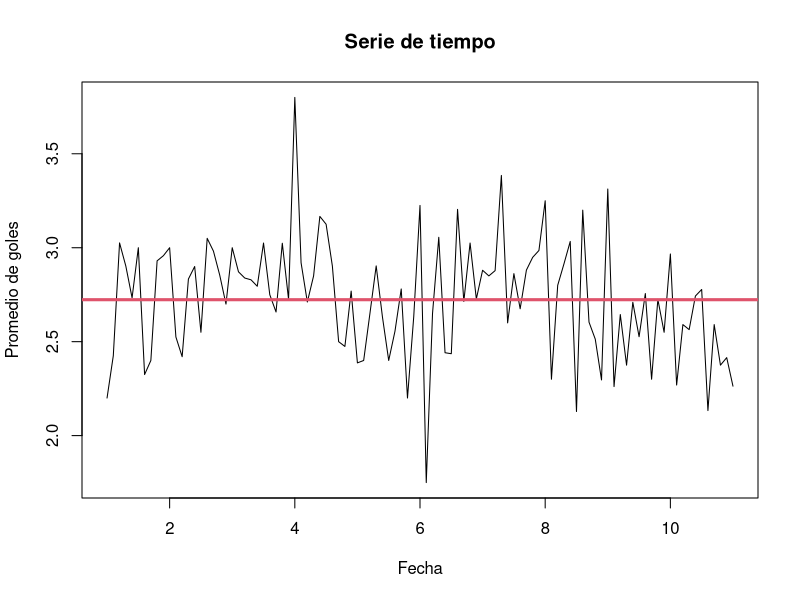

This chart was generated by the following R code:
#POSTWORK 06
install.packages('broom')
install.packages("tidyr")
install.packages("doBy")
library(dplyr)
library(tidyverse)
library(doBy)
library(tidyr)
# Importa el conjunto de datos match.data.csv a R y realiza lo siguiente:
data <- read.csv("match.data.csv")
# Agrega una nueva columna sumagoles que contenga la suma de goles por partido.
data$sumagoles <- rowSums (data[ ,c("home.score","away.score")])
head(data)
# Obtén el promedio por mes de la suma de goles.
data <- mutate(data, date = as.Date(date,"%Y-%m-%d"))
sdata2 <- group_by(data,Year = format(data$date,'%Y'),Month= format(data$date,'%m'))
agrupados <- as.data.frame(summaryBy(sumagoles ~ Year + Month, data=sdata2, FUN=c(mean)))
agrupados$Day <- rep("01", dim(agrupados)[1])
# Crea la serie de tiempo del promedio por mes de la suma de goles hasta diciembre de 2019.
agrupados <- as.data.frame(unite(agrupados, Fecha, c(1:2,4),sep="-",remove=TRUE))
agrupados <- mutate(agrupados, Fecha = as.Date(Fecha,"%Y-%m-%d"))
serieTiempo <- ts(agrupados$sumagoles.mean,start = c(2010,08),frequency = 10, end = c(2020,07))
serieTiempo <- ts(agrupados$sumagoles.mean,frequency = 10)

# Grafica la serie de tiempo.
ts.plot(serieTiempo,xlab="Fecha",ylab="Promedio de goles",main="Serie de tiempo")
abline(h=mean(serieTiempo),lwd=3,col=2)
